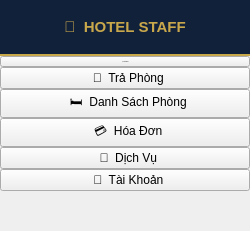
     <widget class="QFrame" name="sidebar">
      <property name="minimumSize">
       <size>
        <width>250</width>
        <height>0</height>
       </size>
      </property>
      <property name="maximumSize">
       <size>
        <width>250</width>
        <height>16777215</height>
       </size>
      </property>
      <property name="styleSheet">
       <string notr="true">
/* Sidebar nền */
QFrame#sidebar {
    background-color: #1A2A4A;
    border: none;
    border-right: 2px solid #C9A84C;
}
/* Label tiêu đề */
QLabel#lbl_app_title {
    background-color: #12213A;
    color: #C9A84C;
    font-size: 15px;
    font-weight: bold;
    padding: 18px 12px;
    border-bottom: 2px solid #C9A84C;
    border-right: none;
}
/* Tất cả nút nav */
QFrame#sidebar QPushButton {
    background-color: transparent;
    color: #B8C4D8;
    font-size: 13px;
    font-weight: 500;
    text-align: left;
    padding: 12px 18px;
    border: none;
    border-left: 3px solid transparent;
    border-radius: 0px;
}
QFrame#sidebar QPushButton:hover {
    background-color: #243558;
    color: #FFFFFF;
    border-left: 3px solid #C9A84C;
}
/* Trạng thái active — set từ code bằng setProperty */
QFrame#sidebar QPushButton[active=true] {
    background-color: #2C4070;
    color: #FFFFFF;
    border-left: 3px solid #C9A84C;
    font-weight: bold;
}
/* Nút logout riêng */
QPushButton#btn_logout {
    background-color: transparent;
    color: #E8A0A0;
    font-size: 13px;
    text-align: left;
    padding: 12px 18px;
    border: none;
    border-top: 1px solid #2A3D5E;
    border-left: 3px solid transparent;
    border-radius: 0px;
}
QPushButton#btn_logout:hover {
    background-color: #4A1818;
    color: #FFFFFF;
    border-left: 3px solid #E8A0A0;
}
       </string>
      </property>
      <property name="frameShape">
       <enum>QFrame::NoFrame</enum>
      </property>
      <layout class="QVBoxLayout" name="sidebarInner">
       <property name="spacing">
        <number>0</number>
       </property>
       <property name="leftMargin">
        <number>0</number>
       </property>
       <property name="topMargin">
        <number>0</number>
       </property>
       <property name="rightMargin">
        <number>0</number>
       </property>
       <property name="bottomMargin">
        <number>0</number>
       </property>
       <item>
        <widget class="QLabel" name="lbl_app_title">
         <property name="text">
          <string>🏨  HOTEL STAFF</string>
         </property>
         <property name="alignment">
          <set>Qt::AlignCenter</set>
         </property>
        </widget>
       </item>
       <item>
        <widget class="QPushButton" name="btn_nav_checkin">
         <property name="font">
          <font>
           <pointsize>-1</pointsize>
           <weight>62</weight>
           <bold>true</bold>
          </font>
         </property>
         <property name="text">
          <string>  📋  Đặt Phòng</string>
         </property>
         <property name="checkable">
          <bool>false</bool>
         </property>
        </widget>
       </item>
       <item>
        <widget class="QPushButton" name="btn_nav_checkout">
         <property name="text">
          <string>  🚪  Trả Phòng</string>
         </property>
         <property name="checkable">
          <bool>false</bool>
         </property>
        </widget>
       </item>
       <item>
        <widget class="QPushButton" name="btn_nav_rooms">
         <property name="text">
          <string>  🛏  Danh Sách Phòng</string>
         </property>
         <property name="checkable">
          <bool>false</bool>
         </property>
        </widget>
       </item>
       <item>
        <widget class="QPushButton" name="btn_nav_invoice">
         <property name="text">
          <string>  💳  Hóa Đơn</string>
         </property>
         <property name="checkable">
          <bool>false</bool>
         </property>
        </widget>
       </item>
       <item>
        <widget class="QPushButton" name="btn_nav_service">
         <property name="text">
          <string>  🧾  Dịch Vụ</string>
         </property>
         <property name="checkable">
          <bool>false</bool>
         </property>
        </widget>
       </item>
       <item>
        <widget class="QPushButton" name="btn_nav_profile">
         <property name="text">
          <string>  👤  Tài Khoản</string>
         </property>
         <property name="checkable">
          <bool>false</bool>
         </property>
        </widget>
       </item>
       <item>
        <spacer>
         <property name="orientation">
          <enum>Qt::Vertical</enum>
         </property>
         <property name="sizeHint" stdset="0">
          <size>
           <width>20</width>
           <height>40</height>
          </size>
         </property>
        </spacer>
       </item>

      </layout>
     </widget>
